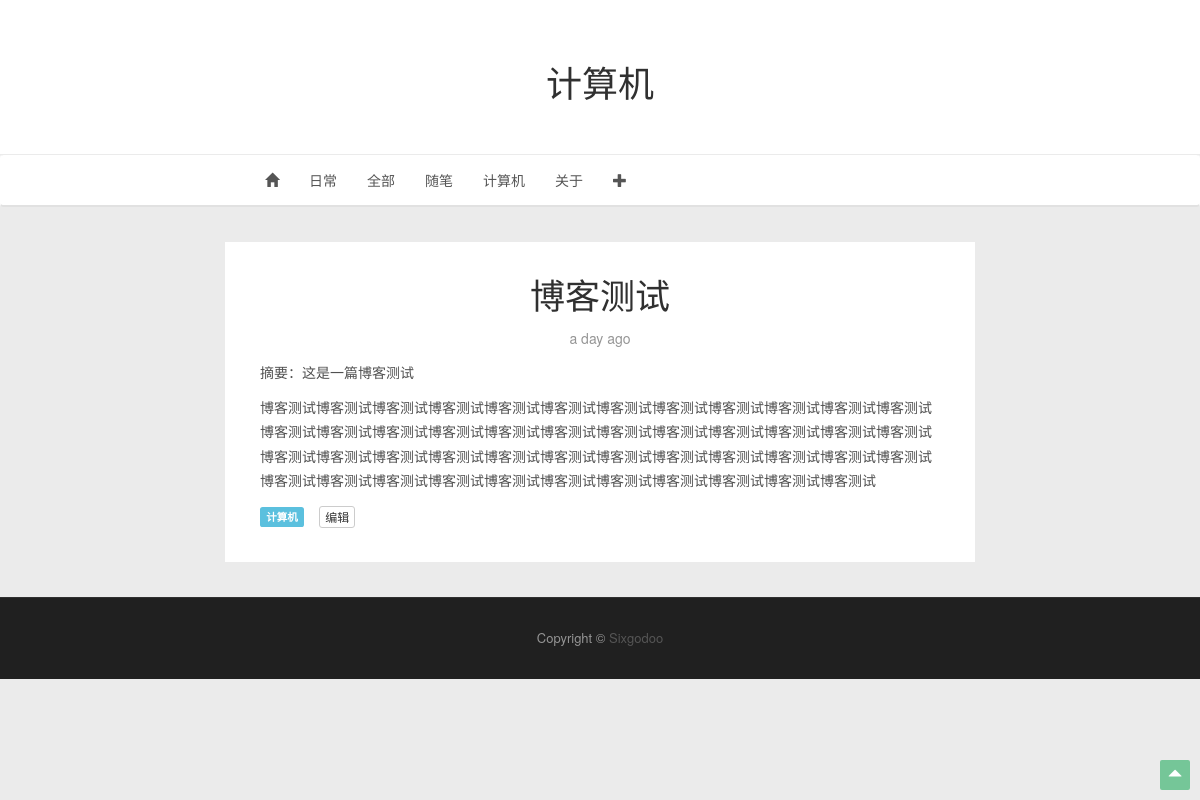
/blogs/article/1, run on an earlier commit of the app's database.
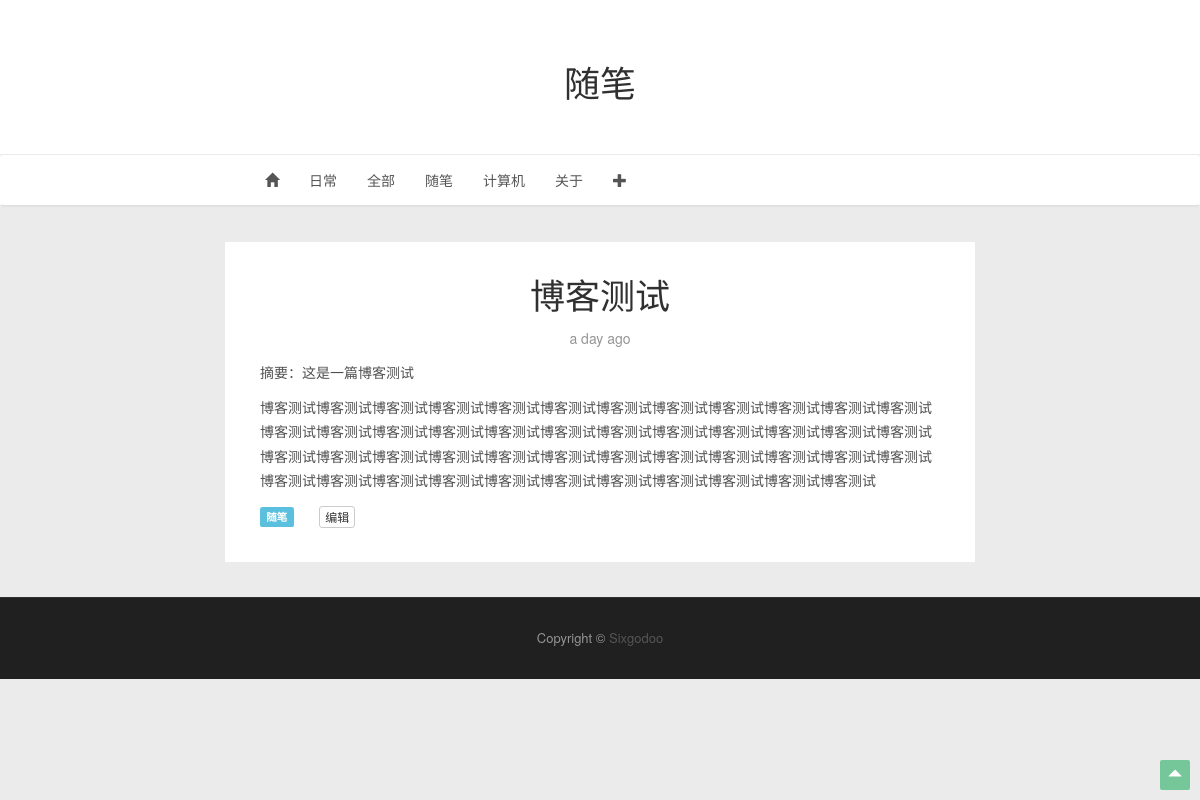
And on a later commit of the database.
### app/models.py (models this page shows, shortened)
class Category(db.Model):
	__tablename__ = 'categorys'
	id = db.Column(db.Integer, primary_key = True)
	name = db.Column(db.String, unique = True)
	blogs = db.relationship('Blog', backref = 'category')

class Blog(db.Model):
	__tablename__ = 'blogs'
	id = db.Column(db.Integer, primary_key = True)
	title = db.Column(db.String)
	timestamp = db.Column(db.Time)
	tag = db.Column(db.String, index = True)
	timestamp = db.Column(db.DateTime,index=True,default=datetime.now)
	text = db.Column(db.Text)
	abstract = db.Column(db.String)
	category_id = db.Column(db.Integer, db.ForeignKey('categorys.id'))

### app/main/views.py (the view)
@main.route('/blogs/article/<int:blog_id>',methods=['GET','POST'])
def article(blog_id):
	categories = Category.query.all()
	blogs = Blog.query.filter_by(id=blog_id).all()
	return render_template('blogs.html',blogs=blogs,categories=categories,title=blogs[0].category.name,single=True)

### app/templates/blogs.html (shortened to what this page needs)
{% extends "new_base.html" %}
{% import "bootstrap/wtf.html" as wtf %}
{%block nav%}
<li role="presentation"><a href={{url_for('main.daily')}}>日常</a></li>
<li role="presentation"><a href={{url_for('main.category',cat_id=0)}}>全部</a></li>
{% for cat in categories %}
	<li role="presentation"><a href={{url_for('main.category',cat_id=cat.id)}}>{{cat.name}}</a></li>
{% endfor %}
<li role="presentation"><a href={{url_for('main.about')}}>关于</a></li>
<li role="presentation" class="dropdown">
	<a class="dropdown-toggle" data-toggle="dropdown" role="button" aria-haspopup="true" aria-expanded="false"><span class="glyphicon glyphicon-plus" aria-hidden="true"></span></a>
</li>
{%endblock%}
{% block content %}
	{% if blogs %}
	{% for blog in blogs %}
	<section class="content-wrap">
		<div class="container">
			<div class="row">
				<main class="col-md-8 col-md-offset-2 main-content">
					<article id="2" class="post tag-https">
						<header class="post-head">
							<a href={{url_for('main.article',blog_id=blog.id)}}><h1 class="post-title">{{ blog.title }}</h1></a>
							<section class="post-meta">
							<p>{{ moment(blog.timestamp).fromNow(refresh=True) }}</p>
							</section>
						</header>
						<div style="padding-bottom:10px;">
							{%if single %}
								<p>摘要：{{ blog.abstract }}</p>
								<p>{{blog.text}}</p>
							{% else %}
								<p>{{ blog.abstract }}</p>
							{%endif%}
							<div class="row">
    							<div class="col-sm-1">
									<a href={{url_for('main.category',cat_id=blog.category.id)}}><p><span class="label label-info">{{ blog.category.name }}</span></p></div>
								<div class="col-sm-1" style="padding-left:15px;">
									<a href={{url_for('main.edit_blog',blog_id=blog.id)}} class="btn btn-default btn-xs" role="button">编辑</a>
								</div>
							</div>
						</div>
					</article>
				</main>
			</div>
		</div>
	</section>
	{% endfor %}
	{% endif %}
{% endblock %}

### app/templates/new_base.html (shortened to what this page needs)
{% extends "base.html" %}
{% import "bootstrap/wtf.html" as wtf %}
{% import "_macros.html" as macros %}
{% block head %}
	<link href={{ url_for('static',filename='new_base.css') }} rel="stylesheet">
{% endblock %}
{% block body %}
<header class="main-header">
<div class="container">
	<div class="row">
		<div class="col-sm-12"><h1>{{title}}</h1></div>
	</div>
</div>
</header>
<nav class="navbar main-navigation">
  <div class="container-fluid">
    <div class="collapse navbar-collapse" style="float:none;" id="bs-example-navbar-collapse-1">
    	<div style="margin:0 auto; width:700px;">
    		<ul class="nav navbar-nav">
				<li role="presentation"><a href={{url_for('main.index')}}><span class="glyphicon glyphicon-home" aria-hidden="true"></span></a></li>
				{%block nav%}{%endblock%}
			</ul>
		</div>
 	</div>
  </div>
</nav>
{% block content %}{% endblock %}
 <div class="copyright">
        <div class="container">
            <div class="row">
                <div class="col-sm-12">
                    <span>Copyright &copy; <a href={{url_for('main.index')}}>Sixgodoo</a></span>
                </div>
            </div>
        </div>
 </div>
 <a href="#" id="back-to-top"><i class="fa fa-angle-up"><span class="glyphicon glyphicon-triangle-top"></span></i></a>
{% endblock %}

### app/templates/base.html (shortened to what this page needs)
<!DOCTYPE HTML>
<html lang="zh-CN">
<head>
  	<link href={{ url_for('static',filename='bootstrap/css/bootstrap.min.css') }} rel="stylesheet">
	{% block head %}{% endblock %}
</head>
<body>
    {% block body %}{% endblock %}
</body>
</html>

### app/static/new_base.css (style rules this page uses)
body { color:#505050; line-height:1.75em; background:#ebebeb; position:relative; font-family:"Helvetica Neue", Helvetica, Arial, "Hiragino Sans GB", "Hiragino Sans GB W3", "WenQuanYi Micro Hei", "Microsoft YaHei UI", "Microsoft YaHei", sans-serif; }
.main-header { text-align:center; padding:42px 0; background:#ffffff; }
.main-navigation { text-align:center; background:#ffffff; border-top:1px solid #ebebeb; margin-bottom:35px; border-bottom:2px solid #e1e1e1; }
.fa { display:inline-block; font:normal normal normal 14px/1 FontAwesome; font-size:inherit; text-rendering:auto; -webkit-font-smoothing:antialiased; transform:translate(0,0); }
.post { padding:35px; padding-bottom:15px; background:#ffffff; margin-bottom:35px; position:relative; overflow:hidden; }
.post .post-head { text-align:center; }
.post .post-head .post-title { margin:0; font-size:2.5em; line-height:1em; }
.post .post-head .post-meta { color:#959595; margin:14px 0 0px; }
h1,h2,h3,h4,h5,h6 { font-weight:400; color:#303030; }
.copyright { background:#202020; font-size:13px; text-align:center; color:#959595; padding-top:28px; padding-bottom:28px; margin-bottom:0; border-top:1px solid #303030; }
#back-to-top i { width:30px; height:30px; line-height:30px; }
#back-to-top { position:fixed; right:10px; bottom:10px; background:rgba(39,174,96,0.6); color:#ffffff; text-align:center; border-radius:2px; z-index:1; }
a { color:#555; }

### app/templates/base.html (style rules this page uses)
article, aside, details, figcaption, figure, footer, header, hgroup, menu, nav, section { display: block; }

What changed in the data, as far as the page shows it:
changed Blog "博客测试": category.name "计算机" → "随笔"
Also different on the page:
{{ title }}: "计算机" → "随笔"
